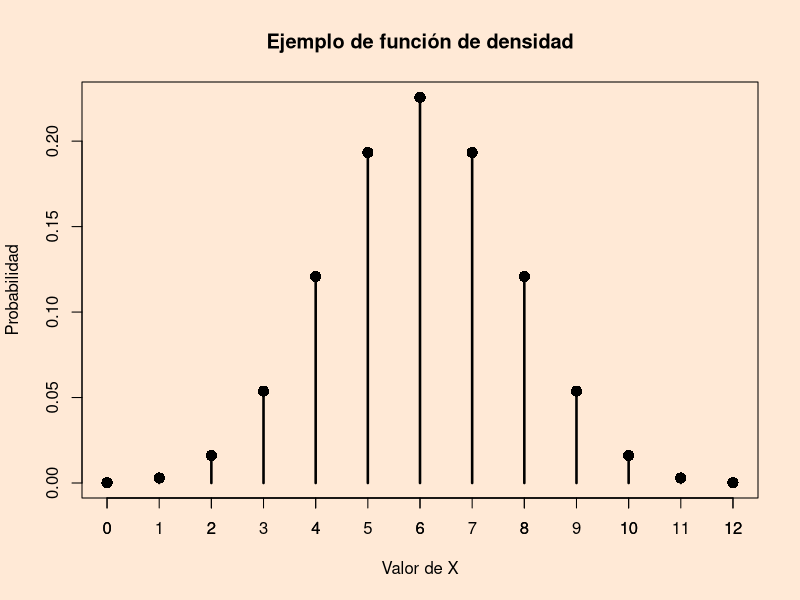
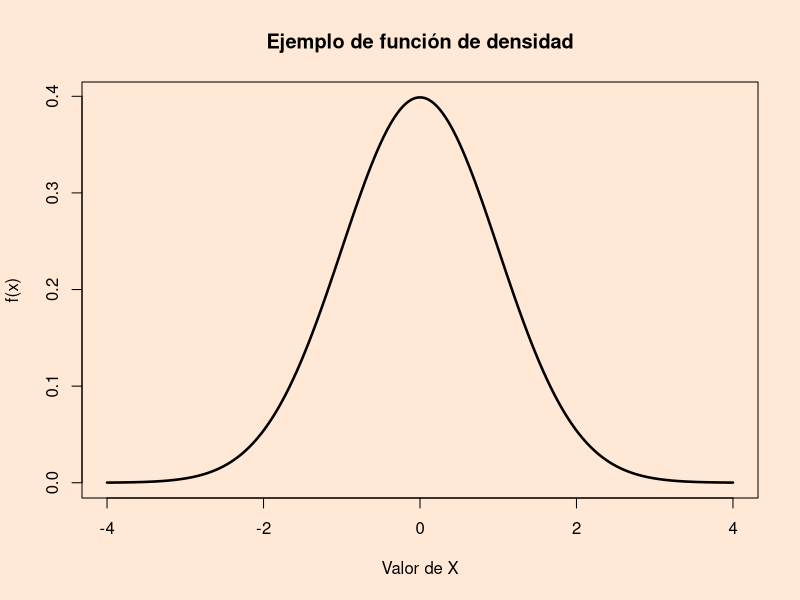
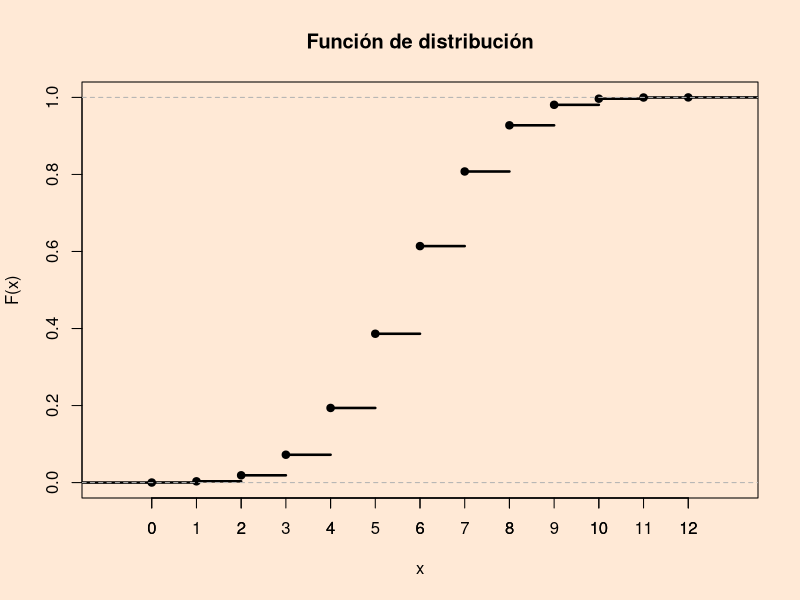
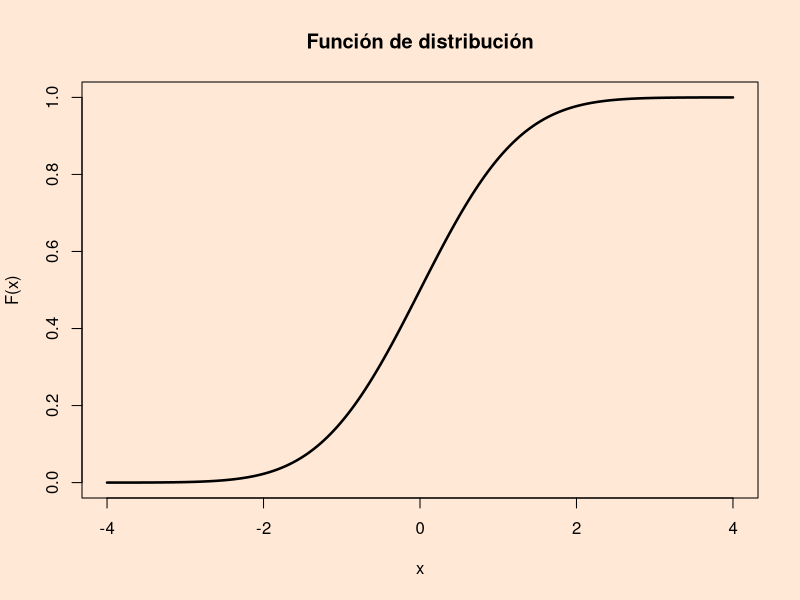
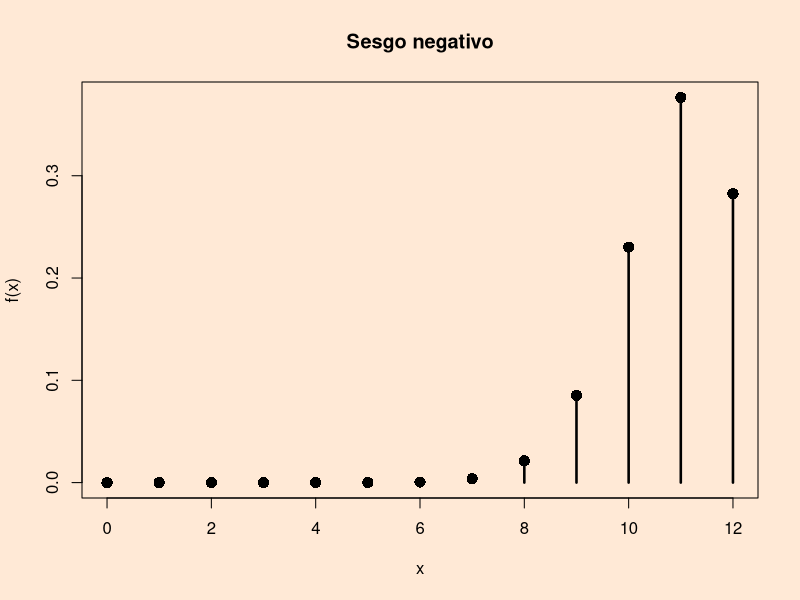
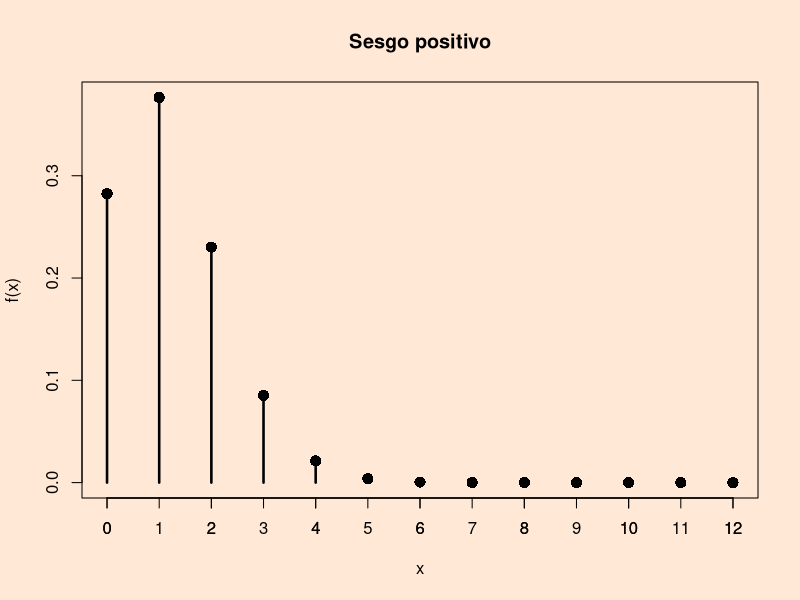

Write the R code that produced these figures, in order.
## ---- chunk 1
knitr::opts_chunk$set(echo = TRUE)
## ---- chunk 2
x <- seq(0, 12, by = 1)
y <- dbinom(x, 12, prob = 0.5)
par(bg = '#FFE9D6')
plot(x, y, type='h', xlab = 'Valor de X', ylab = 'Probabilidad',
     main = 'Ejemplo de función de densidad', lwd = 2.5)
points(x, y, pch = 16, cex = 1.5)
axis(1, at = x, labels = x)
## ---- chunk 3
x <- seq(-4, 4, le = 200)
y <- dnorm(x)
par(bg = '#FFE9D6')
plot(x, y, type='l', xlab = 'Valor de X', ylab = 'f(x)',
     main = 'Ejemplo de función de densidad', lwd = 2.5)

## ---- chunk 4
eje_x <- seq(0, 12, by = 1)
y <- rbinom(1e5, 12, 0.5)
par(bg = '#FFE9D6')
plot(ecdf(y), xlab = 'x', ylab = 'F(x)', 
     main = 'Función de distribución', lwd = 2.5)
axis(1, eje_x, eje_x)

## ---- chunk 5
eje_x <- seq(-4, 4, len = 200)
y <- pnorm(eje_x)
par(bg = '#FFE9D6')
plot(x, y, type = 'l', xlab = 'x', ylab = 'F(x)', 
     main = 'Función de distribución', lwd = 2.5)

## ---- chunk 6
x <- seq(0, 12, by = 1)
y <- dbinom(x, 12, 0.9)
par(bg = '#FFE9D6')
plot(x, y, main ='Sesgo negativo', ylab = 'f(x)', type='h', lwd = 2.5)
points(x,y, pch = 16, cex = 1.5)
## ---- chunk 7
x <- seq(0, 12, by = 1)
y <- dbinom(x, 12, 0.10)
par(bg = '#FFE9D6')
plot(x, y, main ='Sesgo positivo', ylab = 'f(x)', type='h', lwd = 2.5)
points(x,y, pch = 16, cex = 1.5)
axis(1, x, x)

